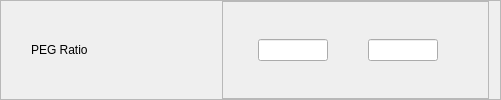
              <widget class="QFrame" name="fPEG">
               <property name="frameShape">
                <enum>QFrame::StyledPanel</enum>
               </property>
               <property name="frameShadow">
                <enum>QFrame::Raised</enum>
               </property>
               <layout class="QHBoxLayout" name="horizontalLayout_88">
                <property name="leftMargin">
                 <number>30</number>
                </property>
                <property name="topMargin">
                 <number>0</number>
                </property>
                <property name="bottomMargin">
                 <number>0</number>
                </property>
                <item>
                 <widget class="QLabel" name="label_56">
                  <property name="minimumSize">
                   <size>
                    <width>185</width>
                    <height>0</height>
                   </size>
                  </property>
                  <property name="maximumSize">
                   <size>
                    <width>185</width>
                    <height>150</height>
                   </size>
                  </property>
                  <property name="styleSheet">
                   <string notr="true">font: 14pt &quot;Segoe UI&quot;;</string>
                  </property>
                  <property name="text">
                   <string>PEG Ratio</string>
                  </property>
                  <property name="alignment">
                   <set>Qt::AlignLeading|Qt::AlignLeft|Qt::AlignVCenter</set>
                  </property>
                 </widget>
                </item>
                <item>
                 <widget class="QFrame" name="frame_71">
                  <property name="frameShape">
                   <enum>QFrame::StyledPanel</enum>
                  </property>
                  <property name="frameShadow">
                   <enum>QFrame::Raised</enum>
                  </property>
                  <layout class="QHBoxLayout" name="horizontalLayout_89">
                   <property name="spacing">
                    <number>0</number>
                   </property>
                   <property name="leftMargin">
                    <number>35</number>
                   </property>
                   <property name="topMargin">
                    <number>0</number>
                   </property>
                   <property name="rightMargin">
                    <number>50</number>
                   </property>
                   <property name="bottomMargin">
                    <number>0</number>
                   </property>
                   <item>
                    <widget class="QLineEdit" name="lineEdit_101">
                     <property name="maximumSize">
                      <size>
                       <width>70</width>
                       <height>16777215</height>
                      </size>
                     </property>
                    </widget>
                   </item>
                   <item>
                    <spacer name="horizontalSpacer_43">
                     <property name="orientation">
                      <enum>Qt::Horizontal</enum>
                     </property>
                     <property name="sizeType">
                      <enum>QSizePolicy::Expanding</enum>
                     </property>
                     <property name="sizeHint" stdset="0">
                      <size>
                       <width>40</width>
                       <height>20</height>
                      </size>
                     </property>
                    </spacer>
                   </item>
                   <item>
                    <widget class="QLineEdit" name="lineEdit_102">
                     <property name="maximumSize">
                      <size>
                       <width>70</width>
                       <height>16777215</height>
                      </size>
                     </property>
                    </widget>
                   </item>
                  </layout>
                 </widget>
                </item>
               </layout>
              </widget>
